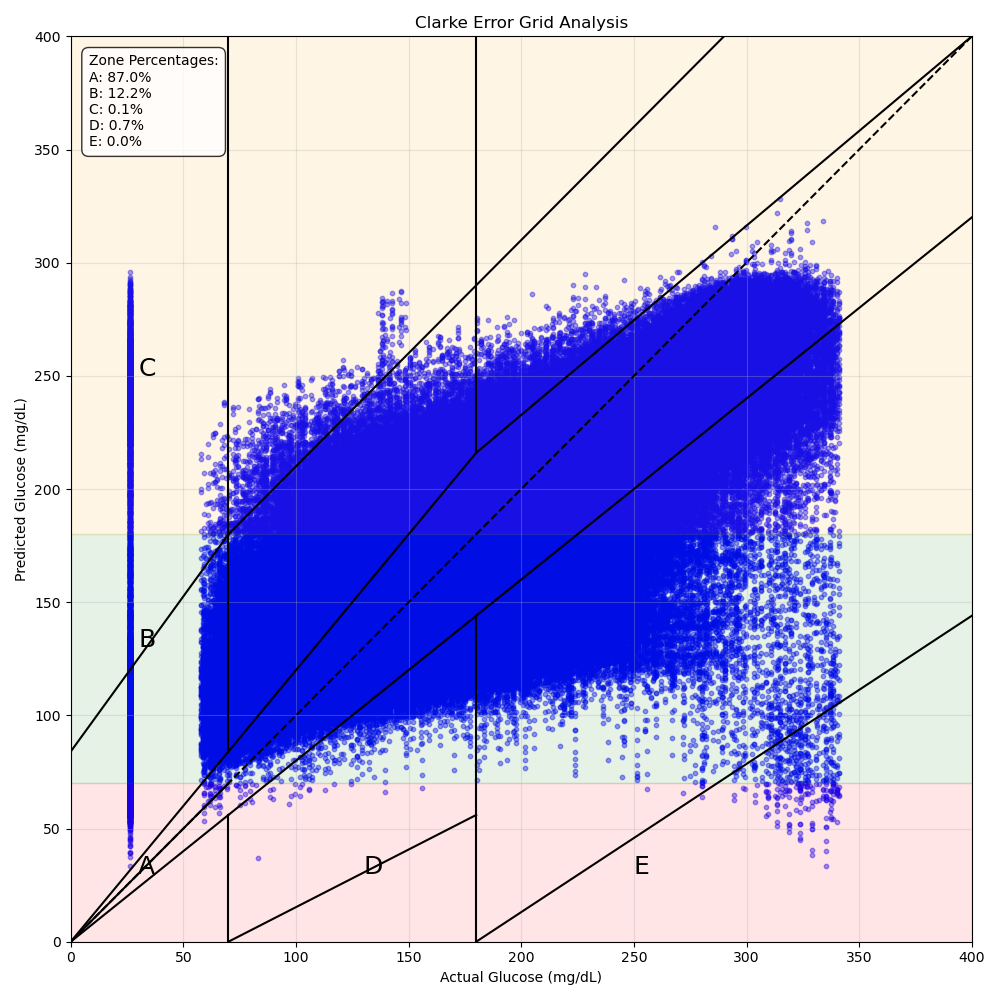

The script that saved this image:
import numpy as np
import matplotlib.pyplot as plt
import os

def clarke_error_grid_analysis(predictions, actuals, plot=True, save_path='clarke_error_grid.png', 
                               title='Clarke Error Grid Analysis'):
    """
    Implement Clarke Error Grid Analysis for glucose predictions.
    
    The Clarke Error Grid divides the prediction-actual space into 5 zones:
    - Zone A: Clinically accurate, would lead to correct treatment
    - Zone B: Benign errors, would lead to benign or no treatment
    - Zone C: Overcorrection errors
    - Zone D: Dangerous failure to detect hypo/hyperglycemia
    - Zone E: Erroneous treatment, predicting opposite of actual condition
    
    Args:s
        predictions: Normalized glucose predictions
        actuals: Normalized actual glucose values
        plot: Whether to generate a plot
        save_path: Path to save the plot
        title: Title for the plot
        
    Returns:
        dict: Percentage of points in each zone
    """
    # Convert to mg/dL
    GLUCOSE_MEAN = 150
    GLUCOSE_STD = 50
    
    predictions_mgdl = predictions.flatten() * GLUCOSE_STD + GLUCOSE_MEAN
    actuals_mgdl = actuals.flatten() * GLUCOSE_STD + GLUCOSE_MEAN
    
    # Initialize counts for each zone
    zones = {'A': 0, 'B': 0, 'C': 0, 'D': 0, 'E': 0}
    total_points = len(predictions_mgdl)
    
    # Classify each point into a zone
    for pred, actual in zip(predictions_mgdl, actuals_mgdl):
        # Prevent division by zero
        if actual == 0:
            actual = 0.1
            
        # Zone A: Clinically accurate
        if (actual >= 70 and actual <= 180 and 
            (pred >= 0.7 * actual and pred <= 1.3 * actual)) or \
           (actual < 70 and pred < 70) or \
           (actual > 180 and pred > 180 and pred < 1.5 * actual):
            zones['A'] += 1
            
        # Zone B: Benign errors
        elif ((pred >= 70 and pred <= 180) and actual >= 0) or \
             (actual >= 70 and actual <= 180 and pred >= max(0, 1.5 * actual)) or \
             (actual >= 70 and actual <= 180 and pred <= 0.5 * actual and pred >= 0) or \
             (actual > 180 and pred <= 180 and pred >= 70) or \
             (actual < 70 and pred >= 70 and pred <= 180):
            zones['B'] += 1
            
        # Zone C: Overcorrection errors
        elif (actual >= 180 and pred < 70) or \
             (actual <= 70 and pred > 180):
            zones['C'] += 1
            
        # Zone D: Dangerous failure to detect
        elif (actual >= 70 and pred < 70) or \
             (actual <= 180 and pred > 180):
            zones['D'] += 1
            
        # Zone E: Erroneous treatment
        elif (actual <= 70 and pred >= actual) or \
             (actual >= 180 and pred <= actual):
            zones['E'] += 1
    
    # Calculate percentages
    zone_percentages = {zone: (count / total_points) * 100 for zone, count in zones.items()}
    
    # Generate plot if requested
    if plot:
        plt.figure(figsize=(10, 10))
        
        # Define the zones for plotting
        # Zone A
        plt.plot([0, 70], [0, 70], 'k-')  # lower bound
        plt.plot([0, 70], [0, 84], 'k-')  # upper bound
        plt.plot([70, 180], [56, 144], 'k-')  # lower bound
        plt.plot([70, 180], [84, 216], 'k-')  # upper bound
        plt.plot([180, 400], [144, 320], 'k-')  # lower bound
        plt.plot([180, 400], [216, 400], 'k-')  # upper bound
        
        # Zone B upper/lower bounds
        plt.plot([0, 70], [84, 180], 'k-')
        plt.plot([70, 290], [180, 400], 'k-')
        plt.plot([0, 70], [0, 56], 'k-')
        plt.plot([70, 180], [0, 56], 'k-')
        plt.plot([180, 400], [0, 144], 'k-')
        
        # Zone C, D, E boundaries
        plt.plot([70, 70], [0, 56], 'k-')
        plt.plot([70, 70], [84, 400], 'k-')
        plt.plot([180, 180], [0, 144], 'k-')
        plt.plot([180, 180], [216, 400], 'k-')
        
        # Add zone labels
        plt.text(30, 30, "A", fontsize=18)
        plt.text(30, 130, "B", fontsize=18)
        plt.text(30, 250, "C", fontsize=18)
        plt.text(130, 30, "D", fontsize=18)
        plt.text(250, 30, "E", fontsize=18)
        
        # Plot data points
        plt.scatter(actuals_mgdl, predictions_mgdl, c='b', alpha=0.4, s=10)
        
        # Add diagonal line (perfect prediction)
        plt.plot([0, 400], [0, 400], 'k--')
        
        # Set axis limits and labels
        plt.xlim(0, 400)
        plt.ylim(0, 400)
        plt.xlabel('Actual Glucose (mg/dL)')
        plt.ylabel('Predicted Glucose (mg/dL)')
        
        # Add zone percentage annotations
        plt.annotate(
            f"Zone Percentages:\n" + 
            f"A: {zone_percentages['A']:.1f}%\n" +
            f"B: {zone_percentages['B']:.1f}%\n" +
            f"C: {zone_percentages['C']:.1f}%\n" +
            f"D: {zone_percentages['D']:.1f}%\n" +
            f"E: {zone_percentages['E']:.1f}%",
            xy=(0.02, 0.98),
            xycoords='axes fraction',
            bbox=dict(boxstyle="round,pad=0.5", fc="white", alpha=0.8),
            va='top'
        )
        
        # Add risk regions (70-180 mg/dL is target range)
        plt.axhspan(0, 70, color='red', alpha=0.1, label='Hypoglycemia')
        plt.axhspan(180, 400, color='orange', alpha=0.1, label='Hyperglycemia')
        plt.axhspan(70, 180, color='green', alpha=0.1, label='Target Range')
        
        plt.grid(True, alpha=0.3)
        plt.title(title)
        plt.tight_layout()
        plt.savefig(save_path)
        plt.close()
    
    # Add combined A+B zone (clinically acceptable)
    zone_percentages['A+B'] = zone_percentages['A'] + zone_percentages['B']
    
    return zone_percentages

def analyze_all_timesteps(predictions, actuals, output_dir='clarke_grids'):
    """
    Generate Clarke Error Grid analysis for each prediction timestep.
    
    Args:
        predictions: Model predictions with shape [samples, timesteps]
        actuals: Actual values with shape [samples, timesteps]
        output_dir: Directory to save the grid plots
        
    Returns:
        list: List of dictionaries with zone percentages for each timestep
    """
    # Ensure output directory exists
    os.makedirs(output_dir, exist_ok=True)
    
    num_timesteps = predictions.shape[1]
    all_results = []
    
    for t in range(num_timesteps):
        # Extract predictions and actuals for this timestep
        preds_t = predictions[:, t:t+1]  # Keep 2D shape
        actuals_t = actuals[:, t:t+1]
        
        # Minutes into future
        minutes = (t + 1) * 5
        
        # Generate Clarke grid for this timestep
        save_path = os.path.join(output_dir, f'clarke_grid_{minutes}min.png')
        title = f'Clarke Error Grid: {minutes}-Minute Predictions'
        
        # Run analysis
        results = clarke_error_grid_analysis(
            preds_t, 
            actuals_t, 
            save_path=save_path,
            title=title
        )
        
        # Add timestep information
        results['timestep'] = t
        results['minutes'] = minutes
        
        all_results.append(results)
    
    # Create summary plot
    create_timestep_summary(all_results, output_dir)
    
    return all_results

def create_timestep_summary(results, output_dir):
    """Create a summary plot showing zone percentages across all timesteps"""
    minutes = [r['minutes'] for r in results]
    
    # Set up the plot
    plt.figure(figsize=(14, 8))
    
    # Plot each zone
    plt.plot(minutes, [r['A'] for r in results], 'o-', label='Zone A', linewidth=2)
    plt.plot(minutes, [r['B'] for r in results], 's-', label='Zone B', linewidth=2)
    plt.plot(minutes, [r['C'] for r in results], '^-', label='Zone C', linewidth=2)
    plt.plot(minutes, [r['D'] for r in results], 'd-', label='Zone D', linewidth=2)
    plt.plot(minutes, [r['E'] for r in results], 'x-', label='Zone E', linewidth=2)
    plt.plot(minutes, [r['A+B'] for r in results], '*-', label='Zone A+B (Clinical Acceptability)', linewidth=3)
    
    # Add clinical thresholds
    plt.axhline(y=95, color='g', linestyle='--', alpha=0.5, label='A+B Clinical Acceptability Target (95%)')
    plt.axhline(y=5, color='r', linestyle='--', alpha=0.5, label='D+E Clinical Risk Threshold (5%)')
    
    # Customize plot
    plt.title('Clarke Error Grid Performance Across Prediction Horizons')
    plt.xlabel('Prediction Horizon (minutes)')
    plt.ylabel('Percentage of Predictions (%)')
    plt.legend(loc='center left', bbox_to_anchor=(1, 0.5))
    plt.grid(True, alpha=0.3)
    plt.tight_layout()
    
    # Save the summary
    plt.savefig(os.path.join(output_dir, 'clarke_grid_summary.png'))
    plt.close()

if __name__ == "__main__":
    # Example usage when run directly
    print("This module provides Clarke Error Grid Analysis functions.")
    print("Import and use in your evaluation pipeline.")
